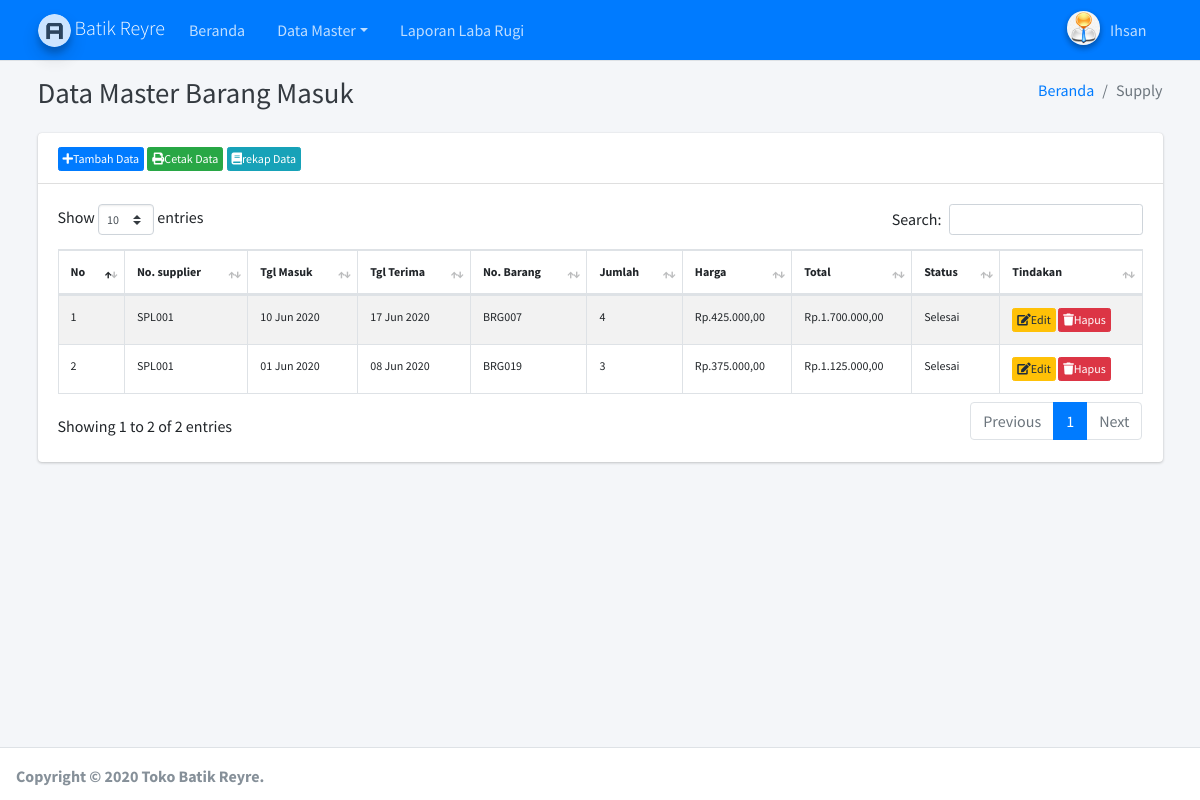
Screenshot of /paneladmin/admin.php?hlm=supply (signed in) with the database file from the repository.
### tables this page shows
CREATE TABLE `tbl_supply` (
  `no_supply` varchar(50) NOT NULL,
  `no_supplier` varchar(50) NOT NULL,
  `tgl_supply` date NOT NULL,
  `tgl_terima` date NOT NULL,
  `no_brg` varchar(50) NOT NULL,
  `jml_supply` int(11) NOT NULL,
  `harga_supply` int(11) NOT NULL,
  `total_supply` varchar(50) NOT NULL,
  `status` varchar(30) NOT NULL
);

### paneladmin/site/supply/supply.php (the view, shortened to what this page needs)
<?php
require_once'koneksi.php';
?>
<?php
if( empty( $_SESSION['id_user'] ) ){
	$_SESSION['err'] = '<strong>ERROR!</strong> Anda harus login terlebih dahulu.';
	header('Location: ./');
	die();
} else {
	if( isset( $_REQUEST['aksi'] )){
		$aksi = $_REQUEST['aksi'];
		switch($aksi){
			case 'baru':
				include 'supply_baru.php';
				break;
			case 'edit':
				include 'supply_edit.php';
				break;
			case 'hapus':
				include 'supply_hapus.php';
				break;
			case 'cetak':
				include 'supply_print.php';
				break;
			case 'rekap':
				include 'supply_rekap.php';
				break;
		}
	} else {
?>
  <div class="content-wrapper">
    <div class="content-header">
      <div class="container">
        <div class="row mb-2">
          <div class="col-sm-6">
            <h1 class="m-0 text-dark"> Data Master Barang Masuk</h1>
          </div>
          <div class="col-sm-6">
            <ol class="breadcrumb float-sm-right">
              <li class="breadcrumb-item"><a href="admin.php">Beranda</a></li>
              <li class="breadcrumb-item active">Supply</li>
            </ol>
          </div>
        </div>
      </div>
    </div>
<div class="content">
<div class="container">
<div class="row">
<div class="col-lg-12">
<div class="card">
	<div class="card-header">
		<div class="box pull-right">
			<a href="./admin.php?hlm=supply&aksi=baru" type="button" class="btn btn-primary btn-xs"><i class="fas fa-plus nav-icon"></i>Tambah Data</a>
			<a href="./admin.php?hlm=supply&aksi=cetak" target="_blank" type="button" class="btn btn-success btn-xs"><i class="fas fa-print nav-icon"></i>Cetak Data</a>
			<a href="./admin.php?hlm=supply&aksi=rekap" target="_blank" type="button" class="btn btn-info btn-xs"><i class="fas fa-book nav-icon"></i>rekap Data</a>
		</div>
	</div>
<div class="card-body">
<table id="example1" class="table table-bordered table-striped text-xs">
				 <thead>
				   <tr class="info">
					 <th>No</th>
					 <th>No. supplier</th>
					 <th>Tgl Masuk</th>
					 <th>Tgl Terima</th>
					 <th>No. Barang</th>
					 <th>Jumlah</th>
					 <th>Harga</th>
					 <th>Total</th>
					 <th>Status</th>
					 <th>Tindakan</th>
				   </tr>
				 </thead>
<tbody>
<?php
if(!ISSET($_POST['submit'])){
$sql = "SELECT * FROM tbl_supply";
$no = 0;
$query = mysqli_query($koneksi, $sql);
while ($row = mysqli_fetch_array($query)){
$no++;
?>
<tr>
 <td><?php echo $no; ?></td>
 <td><?php echo $row['no_supplier']; ?></td>
 <td><?php echo date("d M Y", strtotime($row['tgl_supply'])) ?></td>
 <td><?php echo date("d M Y", strtotime($row['tgl_terima'])) ?></td>
 <td><?php echo $row['no_brg']; ?></td>
 <td><?php echo $row['jml_supply']; ?></td>
 <td>Rp.<?php echo number_format($row['harga_supply'],2,",",".");?></td>
 <td>Rp.<?php echo number_format($row['total_supply'],2,",",".");?></td>
 <td><?php echo $row['status']; ?></td>
 <td>
		<a href="?hlm=supply&aksi=edit&no_supply=<?php echo $row['no_supply']; ?>" class="btn btn-warning btn-xs"><i class="fas fa-edit nav-icon"></i>Edit</a>
		<a href="?hlm=supply&aksi=hapus&submit=yes&no_supply=<?php echo $row['no_supply']; ?>" onclick="return konfirmasi()" class="btn btn-danger btn-xs"><i class="fas fa-trash nav-icon"></i>Hapus</a>
 </td>
</tr>
<?php } } ?>
<?php }} ?>
	</tbody>
</table>
            </div>
          </div>
        </div>
      </div>
	</div>
    </div>
	</div>

### rows the page displays
tbl_supply: no_supplier "SPL001", tgl_supply "10 Jun 2020", tgl_terima "17 Jun 2020", no_brg "BRG007", jml_supply "4", harga_supply "425.000,00", total_supply "1.700.000,00", status "Selesai"
tbl_supply: no_supplier "SPL001", tgl_supply "01 Jun 2020", tgl_terima "08 Jun 2020", no_brg "BRG019", jml_supply "3", harga_supply "375.000,00", total_supply "1.125.000,00", status "Selesai"

### other values shown
$_SESSION['nm_admin'] "Ihsan"
